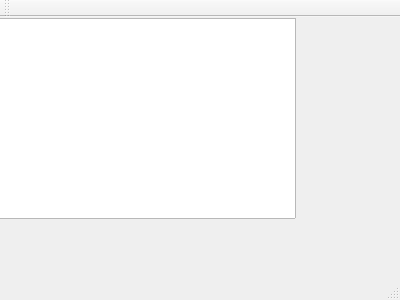
<?xml version="1.0" encoding="UTF-8"?>
<ui version="4.0">
 <class>MainWindow</class>
 <widget class="QMainWindow" name="MainWindow">
  <property name="geometry">
   <rect>
    <x>0</x>
    <y>0</y>
    <width>400</width>
    <height>300</height>
   </rect>
  </property>
  <property name="windowTitle">
   <string>MainWindow</string>
  </property>
  <widget class="QWidget" name="centralWidget">
   <widget class="QTableWidget" name="tableWidget">
    <property name="geometry">
     <rect>
      <x>-5</x>
      <y>1</y>
      <width>301</width>
      <height>201</height>
     </rect>
    </property>
   </widget>
  </widget>
  <widget class="QMenuBar" name="menuBar">
   <property name="geometry">
    <rect>
     <x>0</x>
     <y>0</y>
     <width>400</width>
     <height>28</height>
    </rect>
   </property>
  </widget>
  <widget class="QToolBar" name="mainToolBar">
   <attribute name="toolBarArea">
    <enum>TopToolBarArea</enum>
   </attribute>
   <attribute name="toolBarBreak">
    <bool>false</bool>
   </attribute>
  </widget>
  <widget class="QStatusBar" name="statusBar"/>
 </widget>
 <layoutdefault spacing="6" margin="11"/>
 <resources/>
 <connections/>
</ui>
